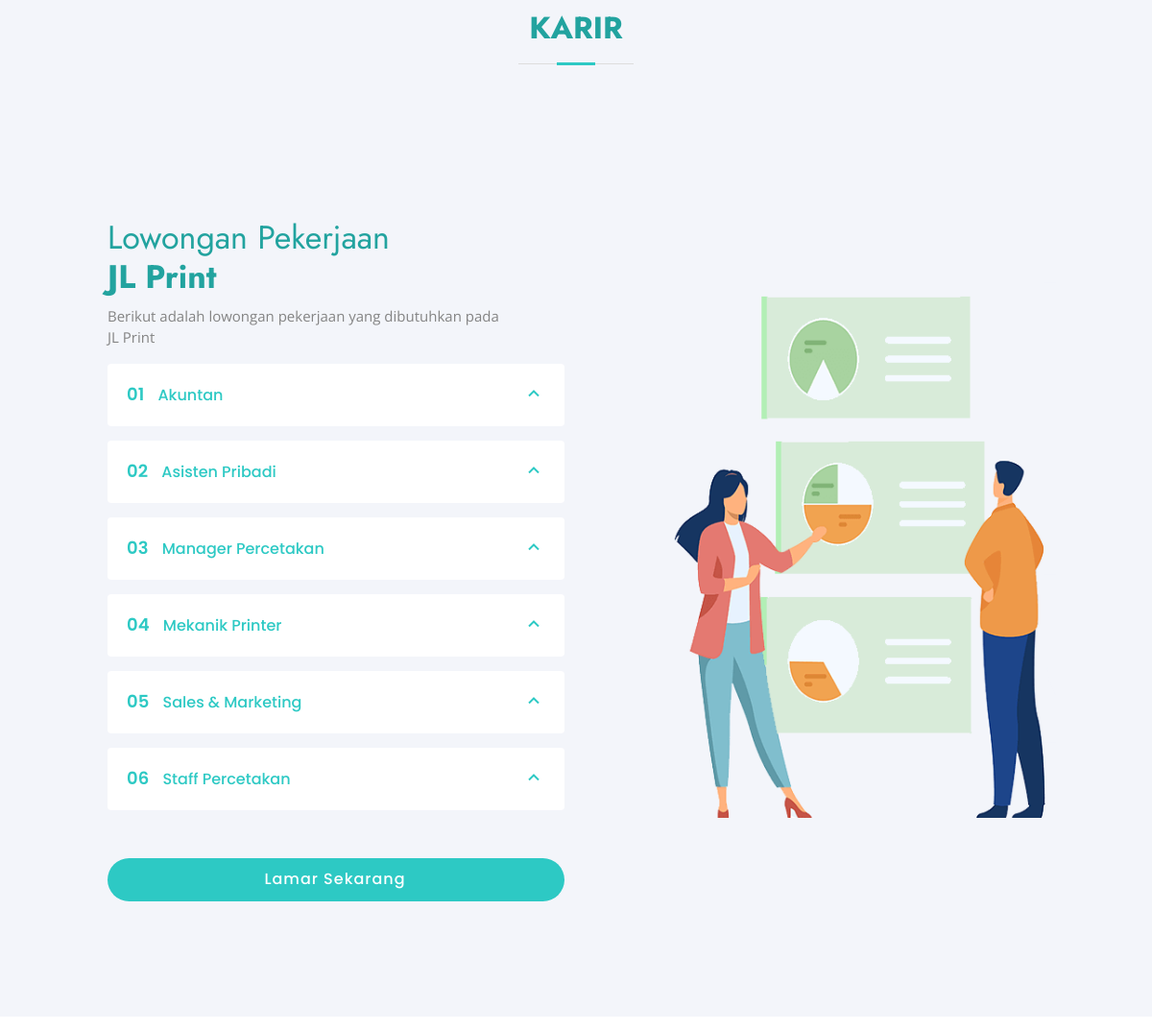
Before: / (middle part) with the older database file.
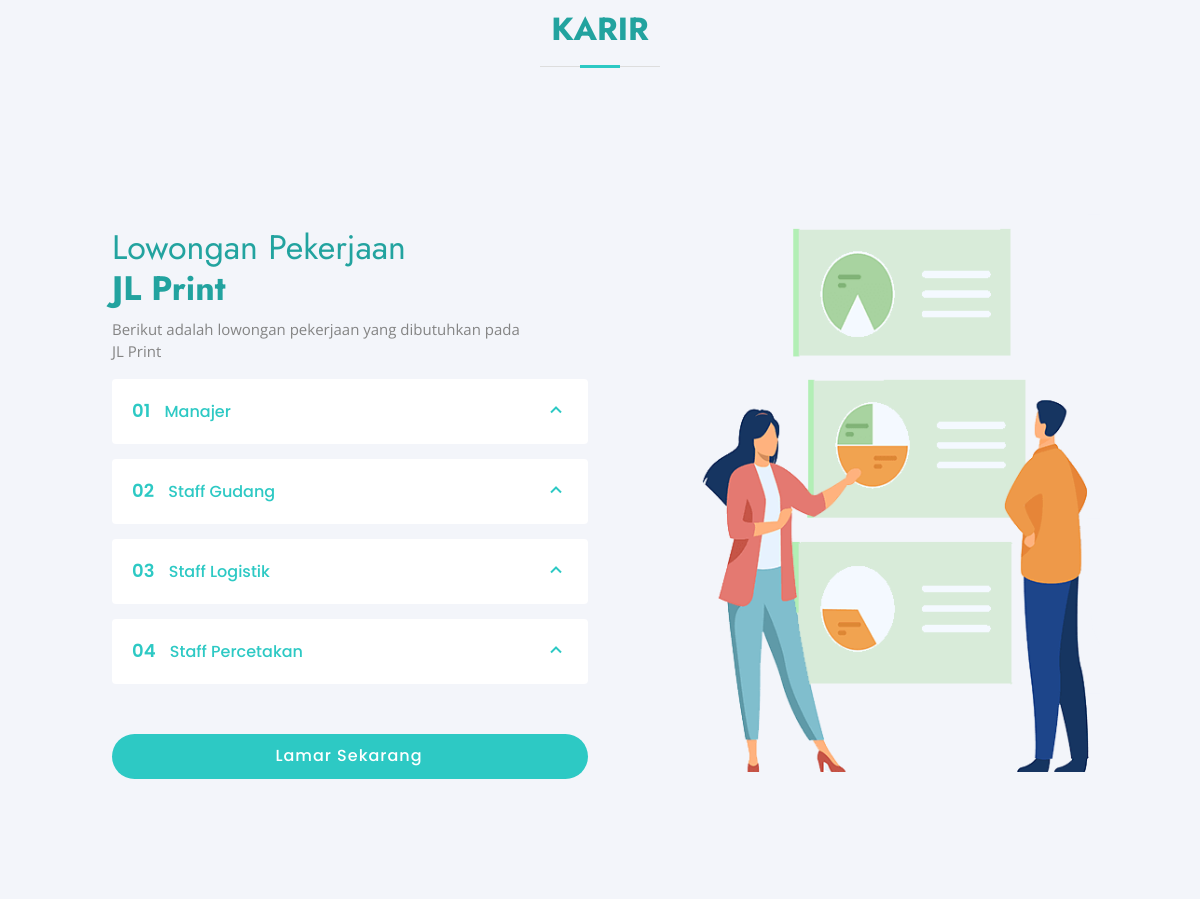
After: the same page with the newer database file.
### tables this page shows
CREATE TABLE `pekerjaan` (
  `id` int(12) NOT NULL,
  `pekerjaan` varchar(50) NOT NULL,
  `deskripsi` varchar(255) NOT NULL
);

### index.php (the view, shortened to what this page needs)
<?php
include 'db_connection.php';
?>
<!DOCTYPE html>
<html lang="en">
<head>
  <link href="admin/assets/vendor/aos/aos.css" rel="stylesheet">
  <link href="admin/assets/vendor/bootstrap/css/bootstrap.min.css" rel="stylesheet">
  <link href="admin/assets/vendor/bootstrap-icons/bootstrap-icons.css" rel="stylesheet">
  <link href="admin/assets/vendor/boxicons/css/boxicons.min.css" rel="stylesheet">
  <link href="admin/assets/vendor/glightbox/css/glightbox.min.css" rel="stylesheet">
  <link href="admin/assets/vendor/remixicon/remixicon.css" rel="stylesheet">
  <link href="admin/assets/vendor/swiper/swiper-bundle.min.css" rel="stylesheet">
  <link href="admin/assets/css/jlstyles.css" rel="stylesheet">
</head>
<body>
  <main id="main">
        <section id="careers" class="why-us section-bg">
          <div class="container-fluid" data-aos="fade-up">
            <div class="section-title">
              <h2>Karir</h2>
            </div>
            <div class="row">
              <div class="col-lg-7 d-flex flex-column justify-content-center align-items-stretch  order-2 order-lg-1">
                <div class="content">
                  <h3>Lowongan Pekerjaan <br><strong>JL Print</strong></h3>
                  <p>
                    Berikut adalah lowongan pekerjaan yang dibutuhkan pada<br>JL Print
                  </p>
                </div>
                <div class="accordion-list">
                <ul>
                <?php
                $no= 1;
                $target= 1;
                $query = mysqli_query($conn, 'SELECT * FROM `pekerjaan` ORDER BY `pekerjaan`.`pekerjaan` ASC');
                while ($data = mysqli_fetch_array($query)) {
                ?>
                  <li>
                    <a data-bs-toggle="collapse" class="collapse" data-bs-target="#accordion-list-<?php echo $target++ ?>"><span>0<?php echo $no++ ?>
                  </span> <?php echo $data['pekerjaan']?>
                  <i class="bx bx-chevron-down icon-show"></i><i class="bx bx-chevron-up icon-close"></i>
                </a>
                  </li>
                <?php } ?>
                </ul>
                  <div class="text-center">
                    <br><a href="forms" class="btn-get-started scrollto">Lamar Sekarang</a>
                  </div>
                </div>
              </div>
              <div class="col-lg-4 align-items-stretch order-1 order-lg-2 img" style='background-image: url("admin/assets/img/jlcareer.png");' data-aos="zoom-in" data-aos-delay="150">&nbsp;</div>
            </div>
          </div>
        </section>
    <section id="contact" class="contact">
    </section>
  </main>
</body>
</html>

Changed rows visible on the page:
removed pekerjaan: pekerjaan "Akuntan"
removed pekerjaan: pekerjaan "Asisten Pribadi"
removed pekerjaan: pekerjaan "Mekanik Printer"
removed pekerjaan: pekerjaan "Sales & Marketing"
added pekerjaan: pekerjaan "Manajer"
added pekerjaan: pekerjaan "Staff Gudang"
changed pekerjaan: pekerjaan "Manager Percetakan" → "Staff Logistik"
